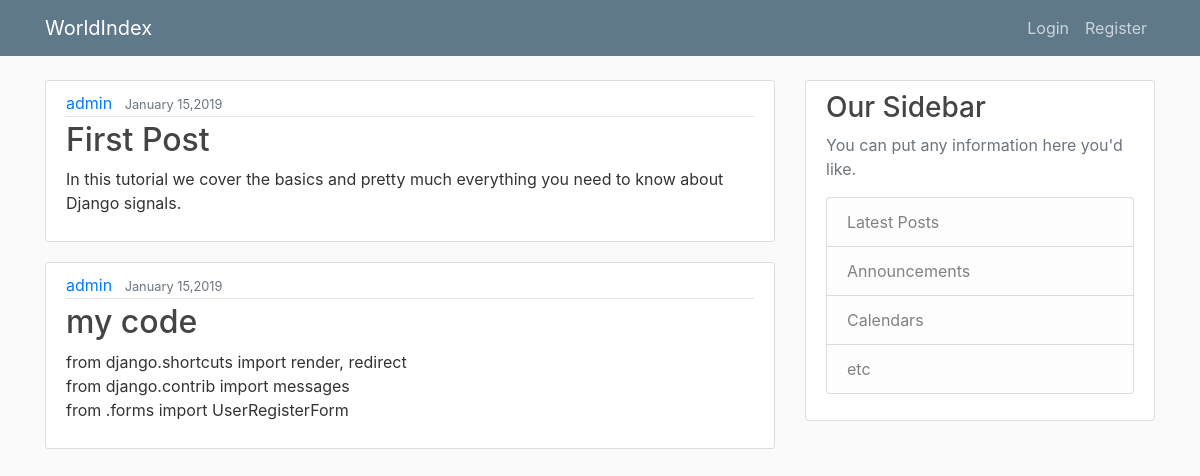
The page / on the database its author committed.
### blog_app/models.py (models this page shows, shortened)
class Post(models.Model):
    title = models.CharField(max_length = 100)
    content = models.TextField()
    date_posted = models.DateTimeField(default= timezone.now)
    author = models.ForeignKey(User,on_delete= models.CASCADE)

### blog_app/views.py (the view)
# urls.py: path('',views.home,name = 'home-view'),
def home(request):
    return render(request,'home.html',context)

### templates/home.html
{% extends "base.html" %}
{% block content%}
{% for post in posts %}
<article class="media content-section">
    <div class="media-body">
        <div class="article-metadata">
            <a class="mr-2" href="#">{{ post.author }}</a>
            <small class="text-muted">{{ post.date_posted |date:"F d,Y" }}</small>
        </div>
        <h2><a class="article-title" href="#">{{ post.title }}</a></h2>
        <p class="article-content">{{ post.content }}</p>
    </div>
</article>
{% endfor %}
{% endblock content %}

### blog_app/static/blog/main.css (style rules this page uses)
body { background: #fafafa; color: #333333; margin-top: 5rem; }
h1, h2, h3, h4, h5, h6 { color: #444444; }
.content-section { background: #ffffff; padding: 10px 20px; border: 1px solid #dddddd; border-radius: 3px; margin-bottom: 20px; }
.article-title { color: #444444; }
.article-content { white-space: pre-line; }
.article-metadata { padding-bottom: 1px; margin-bottom: 4px; border-bottom: 1px solid #e3e3e3 }

### rows shown on the page
Post: author "admin", date_posted "January 15,2019", title "First Post", content "In this tutorial we cover the basics and pretty much everything you need to know about Django signals."
Post: author "admin", date_posted "January 15,2019", title "my code", content "from django.shortcuts import render, redirect from django.contrib import messages from .forms import UserRegisterForm"
